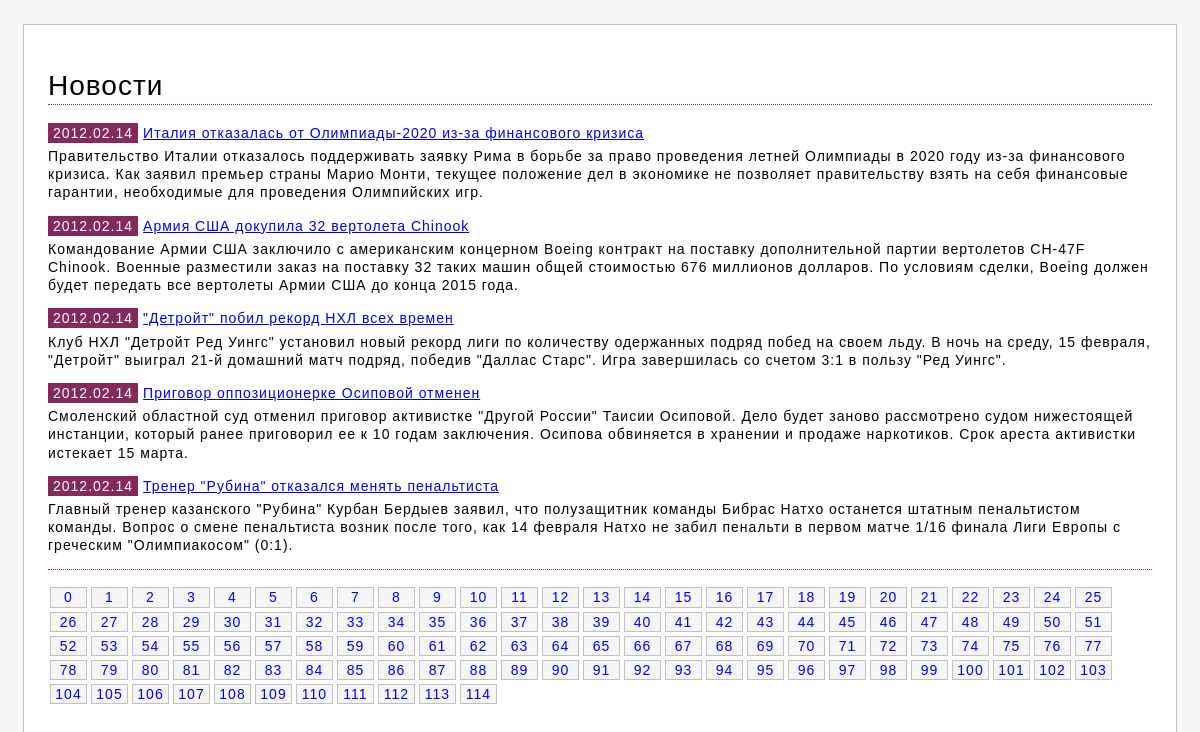
Screenshot of /news.php?page=1 with the database file from the repository.
### tables this page shows
CREATE TABLE `news` (
  `id` int(11) unsigned NOT NULL AUTO_INCREMENT,
  `idate` int(11) unsigned NOT NULL DEFAULT '0',
  `title` varchar(250) NOT NULL DEFAULT '',
  `announce` text,
  `content` text,
  PRIMARY KEY (`id`),
  KEY `id` (`id`),
  KEY `idx_news_idate` (`idate`)
);

### news.php (the view, shortened to what this page needs)
<?php
  require_once 'header.php';
  require_once 'config.php';
    $limitStart = $_GET['page'] * 5;
    if ($result = $newsdb->query('SELECT id, title, announce, idate FROM news ORDER BY idate DESC LIMIT '.$limitStart.', 5')) {
        echo '<h1 class="article-header">Новости</h1>';
        while ( $row = $result->fetch_assoc() ) {
        echo('<div class="articleList"><div class="articleList-title"><span class="articleList-date">'. gmdate("Y.m.d", $row['idate']) .'</span><a href="viev.php?id='.$row['id'].'" class="articleList-link">' . $row['title'] . '</a></div>'
            . '<div class="articleList-announce">' . $row['announce'] . '</div></div>');
        }
    }
 ?>
 <div class="dottedLine"></div>
 <div class="pages">
   <?php
    if ($news = $newsdb->query('SELECT * FROM news')) {
      $pages = ceil(mysqli_num_rows($news) / 5);
    }
    for ($page = 0;$page <= $pages;$page++){
      echo('<a class="pages-link" href="/news.php?page='.$page.'">'.$page.'</a>');
    }
   ?>
 </div>
<?php   require_once 'footer.php'; ?>

### css/style.css (style rules this page uses)
html, body { margin: 0; padding: 0; }
body { font-family: sans-serif; letter-spacing: 1px; line-height: 1.3; font-size: 14px; background-color: whitesmoke; height: 100%; width: 100%; display: flex; align-items: center; flex-direction: column; }
.dottedLine { border-bottom: 1px dotted #84295B; }
.article-header { font-weight:500; border-bottom: 1px dotted #84295B; }
.articleList { margin: 5px 0 15px 0; }
.articleList-title { margin-bottom: 5px; }
.articleList-date { background-color: #84295B; color: #fff; padding: 2px 5px; }
.articleList-link { padding: 2px 5px; }
.pages { padding: 15px 0; display: flex; justify-content: flex-start; flex-wrap: wrap; box-sizing: border-box; margin: auto; }
.pages-link { display: inline-block; text-decoration: none; margin: 2px; width: 35px; text-align: center; border: 1px solid silver; background-color: whitesmoke; }

### rows the page displays
news: idate "2012.02.14", title "Италия отказалась от Олимпиады-2020 из-за финансового кризиса", announce "Правительство Италии отказалось поддерживать заявку Рима в борьбе за право проведения летней Олимпиады в 2020 году из-за финансового кризиса. Как заявил премьер страны Марио Монти, текущее положение дел в экономике не позволяет правительству взять на себя финансовые гарантии, необходимые для проведения Олимпийских игр."
news: idate "2012.02.14", title "Армия США докупила 32 вертолета Chinook", announce "Командование Армии США заключило с американским концерном Boeing контракт на поставку дополнительной партии вертолетов CH-47F Chinook. Военные разместили заказ на поставку 32 таких машин общей стоимостью 676 миллионов долларов. По условиям сделки, Boeing должен будет передать все вертолеты Армии США до конца 2015 года."
news: idate "2012.02.14", title "\"Детройт\" побил рекорд НХЛ всех времен", announce "Клуб НХЛ \"Детройт Ред Уингс\" установил новый рекорд лиги по количеству одержанных подряд побед на своем льду. В ночь на среду, 15 февраля, \"Детройт\" выиграл 21-й домашний матч подряд, победив \"Даллас Старс\". Игра завершилась со счетом 3:1 в пользу \"Ред Уингс\"."
news: idate "2012.02.14", title "Приговор оппозиционерке Осиповой отменен", announce "Смоленский областной суд отменил приговор активистке \"Другой России\" Таисии Осиповой. Дело будет заново рассмотрено судом нижестоящей инстанции, который ранее приговорил ее к 10 годам заключения. Осипова обвиняется в хранении и продаже наркотиков. Срок ареста активистки истекает 15 марта."
news: idate "2012.02.14", title "Тренер \"Рубина\" отказался менять пенальтиста", announce "Главный тренер казанского \"Рубина\" Курбан Бердыев заявил, что полузащитник команды Бибрас Натхо останется штатным пенальтистом команды. Вопрос о смене пенальтиста возник после того, как 14 февраля Натхо не забил пенальти в первом матче 1/16 финала Лиги Европы с греческим \"Олимпиакосом\" (0:1)."
